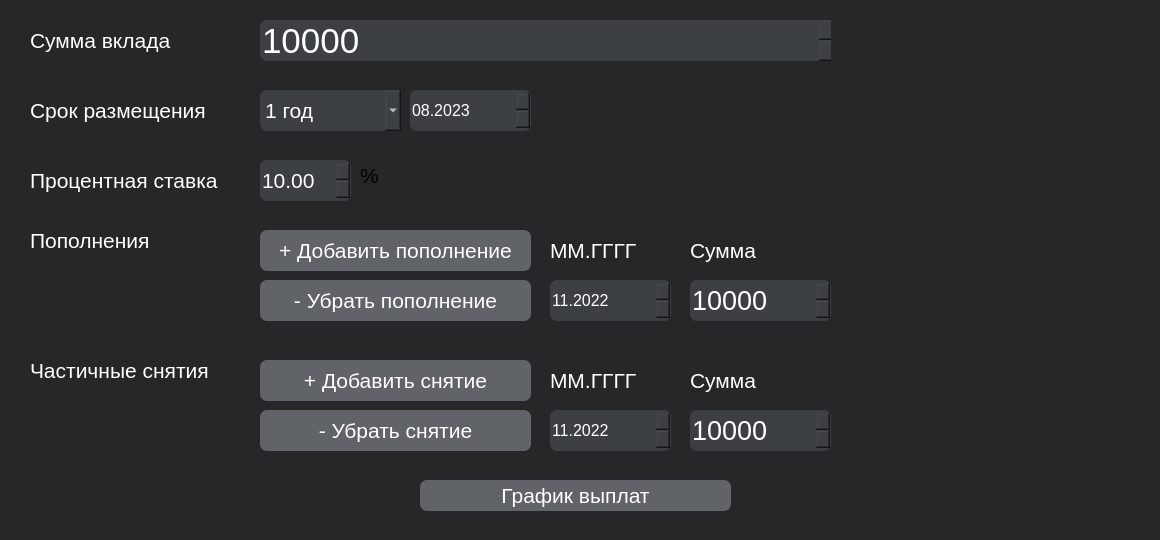
<?xml version="1.0" encoding="UTF-8"?>
<ui version="4.0">
 <class>DepositCalc</class>
 <widget class="QDialog" name="DepositCalc">
  <property name="geometry">
   <rect>
    <x>0</x>
    <y>0</y>
    <width>1160</width>
    <height>540</height>
   </rect>
  </property>
  <property name="minimumSize">
   <size>
    <width>1160</width>
    <height>540</height>
   </size>
  </property>
  <property name="maximumSize">
   <size>
    <width>1180</width>
    <height>540</height>
   </size>
  </property>
  <property name="sizeIncrement">
   <size>
    <width>860</width>
    <height>860</height>
   </size>
  </property>
  <property name="windowTitle">
   <string>DepositCalc</string>
  </property>
  <property name="styleSheet">
   <string notr="true">background-color: rgb(38, 39, 40);</string>
  </property>
  <widget class="QSpinBox" name="spinBox_sum">
   <property name="geometry">
    <rect>
     <x>260</x>
     <y>20</y>
     <width>571</width>
     <height>41</height>
    </rect>
   </property>
   <property name="font">
    <font>
     <pointsize>26</pointsize>
    </font>
   </property>
   <property name="styleSheet">
    <string notr="true">background-color:rgb(61, 64, 67);
color: white; 
border-radius: 7px;</string>
   </property>
   <property name="frame">
    <bool>false</bool>
   </property>
   <property name="minimum">
    <number>10000</number>
   </property>
   <property name="maximum">
    <number>10000000</number>
   </property>
   <property name="singleStep">
    <number>1000</number>
   </property>
   <property name="value">
    <number>10000</number>
   </property>
  </widget>
  <widget class="QDoubleSpinBox" name="doubleSpinBox">
   <property name="geometry">
    <rect>
     <x>260</x>
     <y>160</y>
     <width>91</width>
     <height>41</height>
    </rect>
   </property>
   <property name="font">
    <font>
     <pointsize>16</pointsize>
    </font>
   </property>
   <property name="styleSheet">
    <string notr="true">background-color:rgb(61, 64, 67);
color: white; 
border-radius: 7px;
</string>
   </property>
   <property name="singleStep">
    <double>0.100000000000000</double>
   </property>
   <property name="value">
    <double>10.000000000000000</double>
   </property>
  </widget>
  <widget class="QPushButton" name="pushButton">
   <property name="geometry">
    <rect>
     <x>420</x>
     <y>480</y>
     <width>311</width>
     <height>31</height>
    </rect>
   </property>
   <property name="font">
    <font>
     <pointsize>16</pointsize>
    </font>
   </property>
   <property name="styleSheet">
    <string notr="true">QPushButton {
	background-color: rgb(96, 99, 103);
  	color: white; 
	border-radius: 7px;
}
QPushButton:pressed {
    	border: 1px solid  gray;
	background-color: qlineargradient(x1: 0, y1: 0, x2: 0, y2: 1,
                                      stop: 0 #A9A9A9, stop: 1 #808080);
}</string>
   </property>
   <property name="text">
    <string>График выплат</string>
   </property>
  </widget>
  <widget class="QComboBox" name="comboBox">
   <property name="geometry">
    <rect>
     <x>260</x>
     <y>90</y>
     <width>141</width>
     <height>41</height>
    </rect>
   </property>
   <property name="font">
    <font>
     <pointsize>16</pointsize>
    </font>
   </property>
   <property name="styleSheet">
    <string notr="true">background-color:rgb(61, 64, 67);
color: white; 
border-radius: 7px;
</string>
   </property>
   <item>
    <property name="text">
     <string>1 год</string>
    </property>
   </item>
   <item>
    <property name="text">
     <string>2 года</string>
    </property>
   </item>
   <item>
    <property name="text">
     <string>3 года</string>
    </property>
   </item>
   <item>
    <property name="text">
     <string>4 года</string>
    </property>
   </item>
   <item>
    <property name="text">
     <string>5 лет</string>
    </property>
   </item>
   <item>
    <property name="text">
     <string>6 лет</string>
    </property>
   </item>
   <item>
    <property name="text">
     <string>7 лет</string>
    </property>
   </item>
   <item>
    <property name="text">
     <string>8 лет</string>
    </property>
   </item>
   <item>
    <property name="text">
     <string>9 лет</string>
    </property>
   </item>
   <item>
    <property name="text">
     <string>10 лет</string>
    </property>
   </item>
  </widget>
  <widget class="QLabel" name="label_2">
   <property name="geometry">
    <rect>
     <x>360</x>
     <y>160</y>
     <width>31</width>
     <height>31</height>
    </rect>
   </property>
   <property name="font">
    <font>
     <pointsize>16</pointsize>
    </font>
   </property>
   <property name="text">
    <string>%</string>
   </property>
  </widget>
  <widget class="QLabel" name="label_3">
   <property name="geometry">
    <rect>
     <x>30</x>
     <y>20</y>
     <width>171</width>
     <height>41</height>
    </rect>
   </property>
   <property name="font">
    <font>
     <pointsize>16</pointsize>
    </font>
   </property>
   <property name="styleSheet">
    <string notr="true">QLabel{
	color: white;
}</string>
   </property>
   <property name="text">
    <string>Сумма вклада</string>
   </property>
  </widget>
  <widget class="QSpinBox" name="spinBox_add">
   <property name="geometry">
    <rect>
     <x>690</x>
     <y>280</y>
     <width>141</width>
     <height>41</height>
    </rect>
   </property>
   <property name="font">
    <font>
     <pointsize>20</pointsize>
    </font>
   </property>
   <property name="styleSheet">
    <string notr="true">background-color:rgb(61, 64, 67);
color: white; 
border-radius: 7px;
</string>
   </property>
   <property name="minimum">
    <number>100</number>
   </property>
   <property name="maximum">
    <number>10000000</number>
   </property>
   <property name="singleStep">
    <number>1000</number>
   </property>
   <property name="value">
    <number>10000</number>
   </property>
  </widget>
  <widget class="QPushButton" name="add_money">
   <property name="geometry">
    <rect>
     <x>260</x>
     <y>230</y>
     <width>271</width>
     <height>41</height>
    </rect>
   </property>
   <property name="font">
    <font>
     <pointsize>16</pointsize>
    </font>
   </property>
   <property name="styleSheet">
    <string notr="true">QPushButton {
	background-color: rgb(96, 99, 103);
  	color: white; 
	border-radius: 7px;
}
QPushButton:pressed {
    	border: 1px solid  gray;
	background-color: qlineargradient(x1: 0, y1: 0, x2: 0, y2: 1,
                                      stop: 0 #A9A9A9, stop: 1 #808080);
}</string>
   </property>
   <property name="text">
    <string>+ Добавить пополнение</string>
   </property>
  </widget>
  <widget class="QPushButton" name="add_money_2">
   <property name="geometry">
    <rect>
     <x>260</x>
     <y>360</y>
     <width>271</width>
     <height>41</height>
    </rect>
   </property>
   <property name="font">
    <font>
     <pointsize>16</pointsize>
    </font>
   </property>
   <property name="styleSheet">
    <string notr="true">QPushButton {
	background-color: rgb(96, 99, 103);
  	color: white; 
	border-radius: 7px;
}
QPushButton:pressed {
    	border: 1px solid  gray;
	background-color: qlineargradient(x1: 0, y1: 0, x2: 0, y2: 1,
                                      stop: 0 #A9A9A9, stop: 1 #808080);
}</string>
   </property>
   <property name="text">
    <string>+ Добавить снятие</string>
   </property>
  </widget>
  <widget class="QSpinBox" name="spinBox_sub">
   <property name="geometry">
    <rect>
     <x>690</x>
     <y>410</y>
     <width>141</width>
     <height>41</height>
    </rect>
   </property>
   <property name="font">
    <font>
     <pointsize>20</pointsize>
    </font>
   </property>
   <property name="styleSheet">
    <string notr="true">background-color:rgb(61, 64, 67);
color: white; 
border-radius: 7px;
</string>
   </property>
   <property name="minimum">
    <number>100</number>
   </property>
   <property name="maximum">
    <number>10000000</number>
   </property>
   <property name="singleStep">
    <number>1000</number>
   </property>
   <property name="value">
    <number>10000</number>
   </property>
  </widget>
  <widget class="QPushButton" name="sub_money">
   <property name="geometry">
    <rect>
     <x>260</x>
     <y>280</y>
     <width>271</width>
     <height>41</height>
    </rect>
   </property>
   <property name="font">
    <font>
     <pointsize>16</pointsize>
    </font>
   </property>
   <property name="styleSheet">
    <string notr="true">QPushButton {
	background-color: rgb(96, 99, 103);
  	color: white; 
	border-radius: 7px;
}
QPushButton:pressed {
    	border: 1px solid  gray;
	background-color: qlineargradient(x1: 0, y1: 0, x2: 0, y2: 1,
                                      stop: 0 #A9A9A9, stop: 1 #808080);
}</string>
   </property>
   <property name="text">
    <string>- Убрать пополнение</string>
   </property>
  </widget>
  <widget class="QPushButton" name="sub_money_2">
   <property name="geometry">
    <rect>
     <x>260</x>
     <y>410</y>
     <width>271</width>
     <height>41</height>
    </rect>
   </property>
   <property name="font">
    <font>
     <pointsize>16</pointsize>
    </font>
   </property>
   <property name="styleSheet">
    <string notr="true">QPushButton {
	background-color: rgb(96, 99, 103);
  	color: white; 
	border-radius: 7px;
}
QPushButton:pressed {
    	border: 1px solid  gray;
	background-color: qlineargradient(x1: 0, y1: 0, x2: 0, y2: 1,
                                      stop: 0 #A9A9A9, stop: 1 #808080);
}</string>
   </property>
   <property name="text">
    <string>- Убрать снятие</string>
   </property>
  </widget>
  <widget class="QTableWidget" name="tableWidget">
   <property name="geometry">
    <rect>
     <x>850</x>
     <y>230</y>
     <width>271</width>
     <height>91</height>
    </rect>
   </property>
   <property name="styleSheet">
    <string notr="true">QTableWidget{
	border-radius: 7px;
	color: white;
}</string>
   </property>
  </widget>
  <widget class="QTableWidget" name="tableWidget_2">
   <property name="geometry">
    <rect>
     <x>850</x>
     <y>360</y>
     <width>271</width>
     <height>91</height>
    </rect>
   </property>
   <property name="styleSheet">
    <string notr="true">QTableWidget{
	border-radius: 7px;
	color: white;
}</string>
   </property>
  </widget>
  <widget class="QDateEdit" name="dateEdit">
   <property name="geometry">
    <rect>
     <x>410</x>
     <y>90</y>
     <width>121</width>
     <height>41</height>
    </rect>
   </property>
   <property name="font">
    <font>
     <pointsize>12</pointsize>
    </font>
   </property>
   <property name="styleSheet">
    <string notr="true">background-color:rgb(61, 64, 67);
color: white; 
border-radius: 7px;

</string>
   </property>
   <property name="dateTime">
    <datetime>
     <hour>0</hour>
     <minute>0</minute>
     <second>0</second>
     <year>2023</year>
     <month>8</month>
     <day>1</day>
    </datetime>
   </property>
   <property name="currentSection">
    <enum>QDateTimeEdit::MonthSection</enum>
   </property>
   <property name="displayFormat">
    <string>MM.yyyy</string>
   </property>
   <property name="timeSpec">
    <enum>Qt::TimeZone</enum>
   </property>
   <property name="date">
    <date>
     <year>2023</year>
     <month>8</month>
     <day>1</day>
    </date>
   </property>
  </widget>
  <widget class="QDateEdit" name="dateEdit_add">
   <property name="geometry">
    <rect>
     <x>550</x>
     <y>280</y>
     <width>121</width>
     <height>41</height>
    </rect>
   </property>
   <property name="font">
    <font>
     <pointsize>12</pointsize>
    </font>
   </property>
   <property name="styleSheet">
    <string notr="true">background-color:rgb(61, 64, 67);
color: white; 
border-radius: 7px;
</string>
   </property>
   <property name="currentSection">
    <enum>QDateTimeEdit::MonthSection</enum>
   </property>
   <property name="displayFormat">
    <string>MM.yyyy</string>
   </property>
   <property name="timeSpec">
    <enum>Qt::TimeZone</enum>
   </property>
   <property name="date">
    <date>
     <year>2022</year>
     <month>11</month>
     <day>1</day>
    </date>
   </property>
  </widget>
  <widget class="QDateEdit" name="dateEdit_sub">
   <property name="geometry">
    <rect>
     <x>550</x>
     <y>410</y>
     <width>121</width>
     <height>41</height>
    </rect>
   </property>
   <property name="font">
    <font>
     <pointsize>12</pointsize>
    </font>
   </property>
   <property name="styleSheet">
    <string notr="true">background-color:rgb(61, 64, 67);
color: white; 
border-radius: 7px;
</string>
   </property>
   <property name="currentSection">
    <enum>QDateTimeEdit::MonthSection</enum>
   </property>
   <property name="displayFormat">
    <string>MM.yyyy</string>
   </property>
   <property name="timeSpec">
    <enum>Qt::TimeZone</enum>
   </property>
   <property name="date">
    <date>
     <year>2022</year>
     <month>11</month>
     <day>1</day>
    </date>
   </property>
  </widget>
  <widget class="QLabel" name="label_4">
   <property name="geometry">
    <rect>
     <x>30</x>
     <y>90</y>
     <width>201</width>
     <height>41</height>
    </rect>
   </property>
   <property name="font">
    <font>
     <pointsize>16</pointsize>
    </font>
   </property>
   <property name="styleSheet">
    <string notr="true">QLabel{
	color: white;
}</string>
   </property>
   <property name="text">
    <string>Срок размещения</string>
   </property>
  </widget>
  <widget class="QLabel" name="label_5">
   <property name="geometry">
    <rect>
     <x>30</x>
     <y>160</y>
     <width>221</width>
     <height>41</height>
    </rect>
   </property>
   <property name="font">
    <font>
     <pointsize>16</pointsize>
    </font>
   </property>
   <property name="styleSheet">
    <string notr="true">QLabel{
	color: white;
}</string>
   </property>
   <property name="text">
    <string>Процентная ставка</string>
   </property>
  </widget>
  <widget class="QLabel" name="label_6">
   <property name="geometry">
    <rect>
     <x>550</x>
     <y>230</y>
     <width>101</width>
     <height>41</height>
    </rect>
   </property>
   <property name="font">
    <font>
     <pointsize>16</pointsize>
    </font>
   </property>
   <property name="styleSheet">
    <string notr="true">QLabel{
	color: white;
}</string>
   </property>
   <property name="text">
    <string>ММ.ГГГГ</string>
   </property>
  </widget>
  <widget class="QLabel" name="label_7">
   <property name="geometry">
    <rect>
     <x>690</x>
     <y>230</y>
     <width>101</width>
     <height>41</height>
    </rect>
   </property>
   <property name="font">
    <font>
     <pointsize>16</pointsize>
    </font>
   </property>
   <property name="styleSheet">
    <string notr="true">QLabel{
	color: white;
}</string>
   </property>
   <property name="text">
    <string>Сумма</string>
   </property>
  </widget>
  <widget class="QLabel" name="label_8">
   <property name="geometry">
    <rect>
     <x>30</x>
     <y>220</y>
     <width>141</width>
     <height>41</height>
    </rect>
   </property>
   <property name="font">
    <font>
     <pointsize>16</pointsize>
    </font>
   </property>
   <property name="styleSheet">
    <string notr="true">QLabel{
	color: white;
}</string>
   </property>
   <property name="text">
    <string>Пополнения</string>
   </property>
  </widget>
  <widget class="QLabel" name="label_9">
   <property name="geometry">
    <rect>
     <x>30</x>
     <y>350</y>
     <width>211</width>
     <height>41</height>
    </rect>
   </property>
   <property name="font">
    <font>
     <pointsize>16</pointsize>
    </font>
   </property>
   <property name="styleSheet">
    <string notr="true">QLabel{
	color: white;
}</string>
   </property>
   <property name="text">
    <string>Частичные снятия</string>
   </property>
  </widget>
  <widget class="QLabel" name="label_10">
   <property name="geometry">
    <rect>
     <x>550</x>
     <y>360</y>
     <width>101</width>
     <height>41</height>
    </rect>
   </property>
   <property name="font">
    <font>
     <pointsize>16</pointsize>
    </font>
   </property>
   <property name="styleSheet">
    <string notr="true">QLabel{
	color: white;
}</string>
   </property>
   <property name="text">
    <string>ММ.ГГГГ</string>
   </property>
  </widget>
  <widget class="QLabel" name="label_11">
   <property name="geometry">
    <rect>
     <x>690</x>
     <y>360</y>
     <width>101</width>
     <height>41</height>
    </rect>
   </property>
   <property name="font">
    <font>
     <pointsize>16</pointsize>
    </font>
   </property>
   <property name="styleSheet">
    <string notr="true">QLabel{
	color: white;
}</string>
   </property>
   <property name="text">
    <string>Сумма</string>
   </property>
  </widget>
 </widget>
 <resources/>
 <connections/>
</ui>
